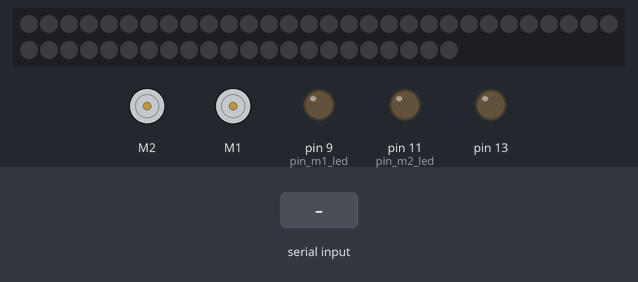
The sketch below on a simulated Arduino Mega 2560, built with avr-gcc and run on an emulated ATmega2560. Shown: 52 RGB LEDs in strip order, left to right, continuing on the next row, 2 × DC motor (green arrow = forward, orange = backward, longer = faster), output pins drawn as LEDs (lit = HIGH). Dashed ring = blinking. The inputs (shaded band) are chosen by the test bench. Dim RGB values are drawn brighter than linear; random numbers use the default seed unless the sketch sets one.

Above: at 2.2 s.
2.3 s: "i_t\n" received over the second serial link
At 2.52 s:
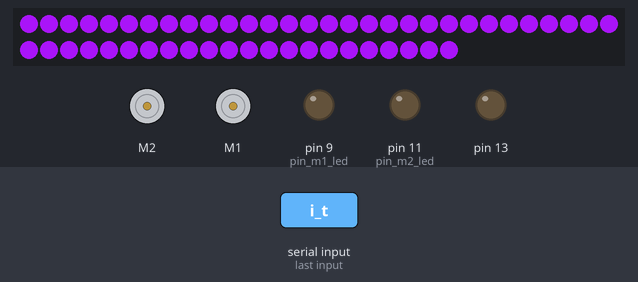
4.3 s: "i_f\n" received over the second serial link
At 5.0 s:
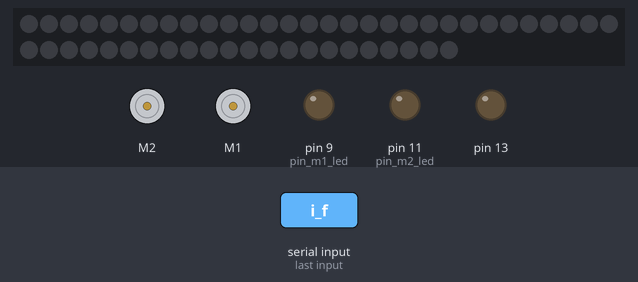
5.8 s: "i_t\n" received over the second serial link
At 8.88 s:
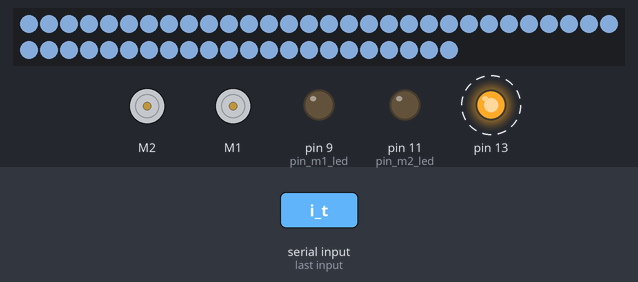
10.9 s: "m1,1\n" received over the second serial link
Timing chart, 0 to 20.0 s (numbered marks = the images above; inputs shaded):
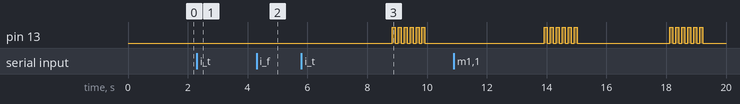

Measured:
- after the input at 2.3 s, the LEDs: change after 0.16 s (image 1)
- after the input at 5.8 s, the LEDs: first change after 0.16 s (image 3 shows a later state)

The sketch:

brokeassmariokart_sabretooth_v5.ino
```cpp
/* Disable Light*/

  /**/
#include <Adafruit_NeoPixel.h>

#define NEOPIN 6
#include <SabertoothSimplified.h>

SabertoothSimplified ST;

/* Disable Light*/
Adafruit_NeoPixel strip = Adafruit_NeoPixel(52, NEOPIN, NEO_GRB + NEO_KHZ800);
  /**/

String inputString = "";         // a string to hold incoming data
boolean stringComplete = false;  // whether the string is complete
String motor_command = "{\"m1\":0,\"m2\":0}";

/*
{"m1":-127, "m2":127}

m1 = slave
m2 = master

*/
/* Broke-Ass Mario Kart */

/*...*/
int motor_1 = 2;
int motor_2 = 1;

int pin_m1_led = 9;
int pin_m2_led = 11;

int motor_speed_m1 = 0;
int motor_speed_m2 = 0;

int last_speed_m1 = 0;
int last_speed_m2 = 0;

int d_speed_m1 = 0;
int d_speed_m2 = 0;

boolean invincible = false;
int invincible_iterator = 0;

unsigned long lastMessage;
int messageTimeout = 3000;

void setup()
{
  initComm();

  initPins();

  /* Disable Light*/
  initLights();
  /**/
  initMotordriver();

}
void initMotordriver(){
  SabertoothTXPinSerial.begin(38400);

  //Set initial speed
  ST.motor(motor_1, motor_speed_m1);
  ST.motor(motor_2, motor_speed_m2);
}
  /* Disable Light*/
void initLights(){
  strip.begin();
  strip.show(); // Initialize all pixels to 'off'

  pinMode(13, OUTPUT);

}
 /**/
void initComm(){
  Serial2.begin(115200);
  delay(1000);
  Serial2.println("Broke-Ass Mariokart Bluetooth is good");
  Serial2.println("{\"m1\":127,\"m2\":127}");
}
void initPins(){
  //Do we need to set the mode for each pin?
  //I don't remember, but I think we do
  //Better just do it anyway

  pinMode(pin_m1_led, OUTPUT);

  pinMode(pin_m2_led, OUTPUT);

}
void loop()
{
  if(Serial2.available())  // If the bluetooth sent any characters
  {
    // Send any characters the bluetooth prints to the serial monitor
    char newChar = (char)Serial2.read();
    stringComplete = false;
    inputString += newChar;
    if (newChar == '\n'){
      parseMotorSpeed();

      lastMessage = millis();
    }
  }

  if (millis() - lastMessage > messageTimeout){
    for (int i=0; i <= 5; i++){
      digitalWrite(13, HIGH);
      delay(100);
      digitalWrite(13, LOW);
      delay(100);
    }
    motor_speed_m1 = motor_speed_m2 = 0;
    lastMessage = millis();
  }

  if (last_speed_m1 != motor_speed_m1){
    ST.motor(motor_1, last_speed_m1);
    last_speed_m1 += d_speed_m1;
    if (abs(motor_speed_m1 - last_speed_m1) < abs(d_speed_m1) || d_speed_m1 ==0){
      last_speed_m1 = motor_speed_m1;
      ST.motor(motor_1, last_speed_m1);
    }
  }

  if (last_speed_m2 != motor_speed_m2){
    ST.motor(motor_2, last_speed_m2*-1);
    last_speed_m2 += d_speed_m2;
    if (abs(motor_speed_m2 - last_speed_m2) < abs(d_speed_m2) || d_speed_m2 ==0){
      last_speed_m2 = motor_speed_m2;
      ST.motor(motor_2, last_speed_m2*-1);
    }
  }
  if (invincible == true){
    invincible_iterator++;
    if (invincible_iterator > 25){
      /* Disable Light*/
       changeColor();
       /**/
       invincible_iterator = 0;
    }
  }else{
    updateNeoColors();
  }
  int pin_brightness_m1 = abs(last_speed_m1)*2;
  int pin_brightness_m2 = abs(last_speed_m2)*2;

  analogWrite(pin_m1_led, pin_brightness_m1);
  analogWrite(pin_m2_led, pin_brightness_m2);
  delay(5);
}
void updateNeoColors(){
  for (int i = 0; i< strip.numPixels()/2; i++){
    if (last_speed_m1<0){
      strip.setPixelColor(i, strip.Color(0, abs(last_speed_m1)*2, 0));
    }else{
      strip.setPixelColor(i, strip.Color(abs(last_speed_m1)*2, 0, 0));
    }
  }
  for (int i = strip.numPixels()/2; i< strip.numPixels(); i++){
        if (last_speed_m2<0){
      strip.setPixelColor(i, strip.Color(0, abs(last_speed_m2)*2, 0));
    }else{
      strip.setPixelColor(i, strip.Color(abs(last_speed_m2)*2, 0, 0));
    }
  }
  strip.show();
}
/* Disable Light*/
void changeColor(){
  uint16_t i, j;
  uint32_t c = strip.Color(random(255), random(255), random(255));
  for(i=0; i<strip.numPixels(); i++) {
    strip.setPixelColor(i, c);
  }
  strip.show();
}

void killColor(){
  uint16_t i;
  for(i=0; i<strip.numPixels(); i++) {
    strip.setPixelColor(i, strip.Color(0,0,0));
  }
  strip.show();
}
/**/
void parseMotorSpeed(){
  stringComplete = true;
  motor_command = inputString;

  if (inputString.indexOf("i_t") > -1){
    invincible = true;
  }
  if (inputString.indexOf("i_f") > -1){
    invincible = false;
    invincible_iterator = 0;
    /* Disable Light*/
    killColor();
    /**/
  }
  //if there isn't a proper motor command
  //the message must be gibberish
  //don't parse it
  if (motor_command.indexOf("m1") == -1 || motor_command.indexOf("m2") == -1){
    inputString = "";
    return;
  }

  //Convert our string to a character array
  //so we can use strtok_r to split it
  //This is basically the same as an array.split
  //just more fucking annoying
  char charBuf[motor_command.length()];
  motor_command.toCharArray(charBuf, motor_command.length());

  char *p;
  p = strtok(charBuf,",");

  //We're going to use newSpeed and store the value
  //so we can declerate without changing the value
  //of motor_speed_1 or motor_speed_2
  //We do this in changeDirection
  float newSpeed;

  while(p != NULL){
    String motor_attribute(p);
    newSpeed = constrain(returnJSONValue(motor_attribute).toInt(), -127, 127);
    //newSpeed = float((float(newSpeed)+255)/512)*255;

    if (motor_attribute.indexOf("""m1\"") > -1){
      d_speed_m1 = (newSpeed - motor_speed_m1)/5;
      motor_speed_m1 = newSpeed;
    }else if (motor_attribute.indexOf("""m2\"") > -1){
      d_speed_m2 = (newSpeed - motor_speed_m2)/5;
      motor_speed_m2 = newSpeed;
    }
    p = strtok(NULL, ",");
  }
  inputString = "";
}

String returnJSONValue(String attrSnippet){
  attrSnippet.replace("{","");
  attrSnippet.replace("}","");
  return attrSnippet.substring(attrSnippet.indexOf(":")+1);
}
```
